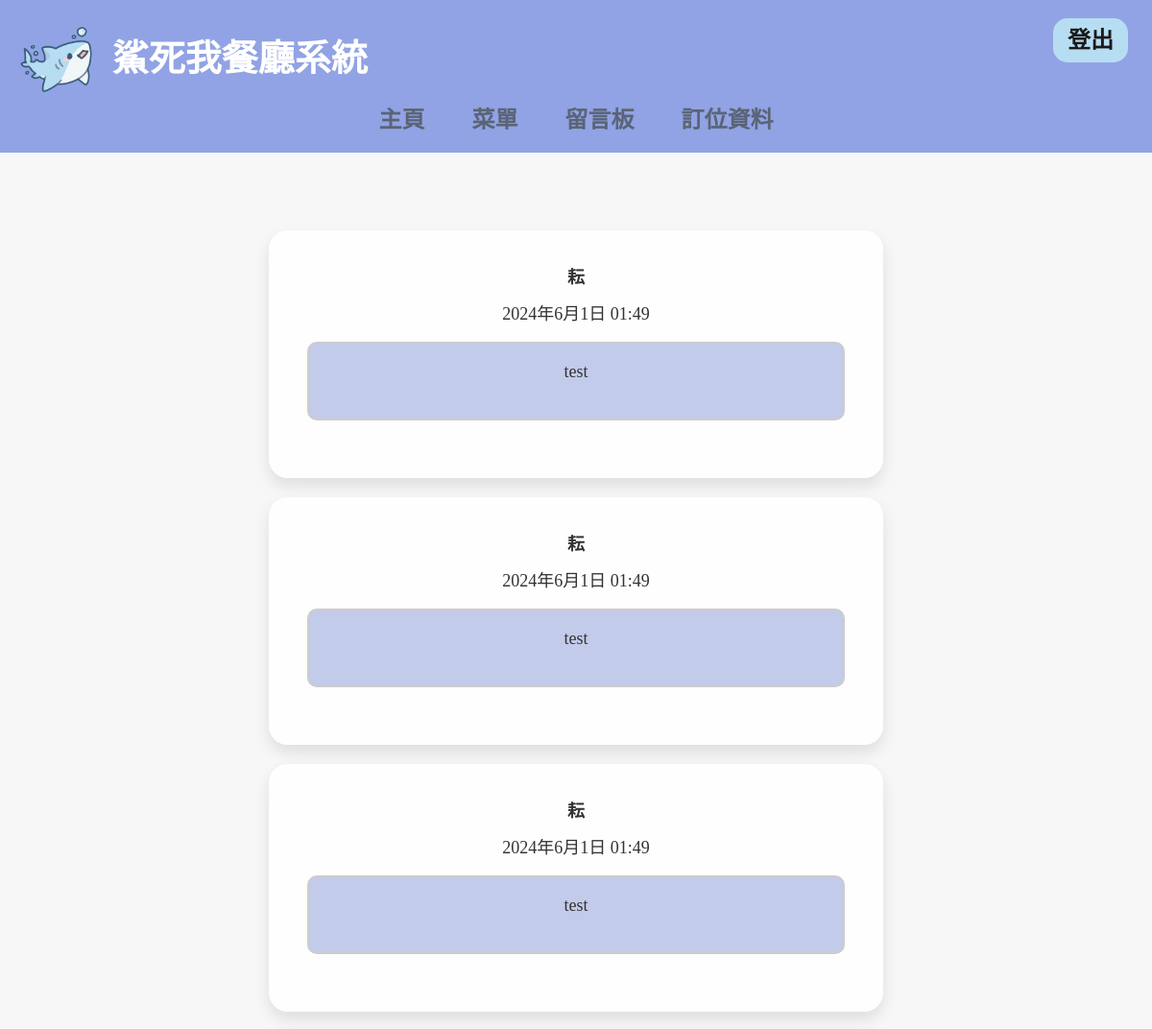
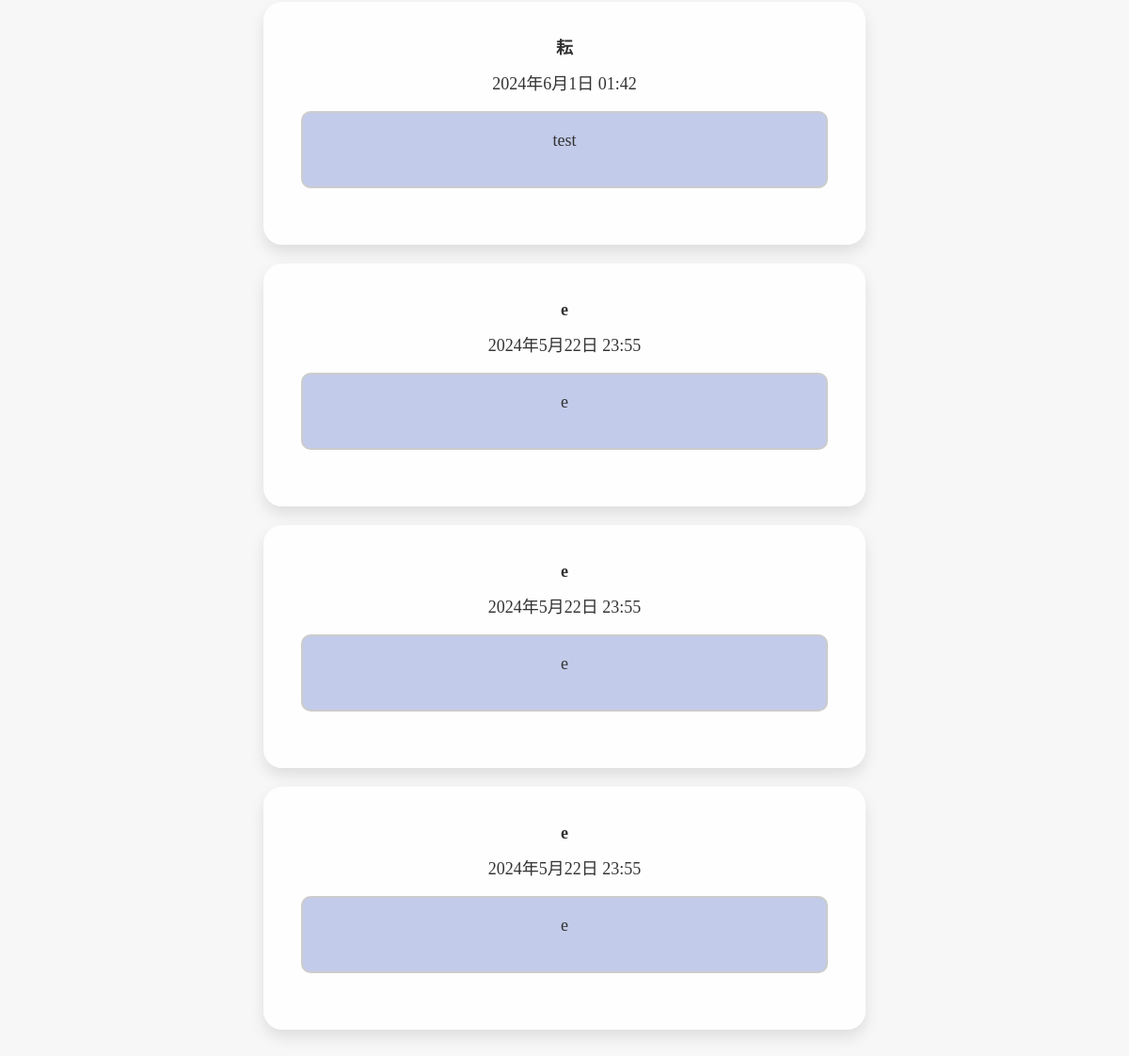
Page /comment/ (signed in) on the committed database (2 pictures, top to bottom).
### customer/models.py (models this page shows)
class Comment(models.Model):
    name=models.CharField(max_length=20, null=True)
    commenter=models.ForeignKey(User, on_delete=models.CASCADE)
    comment=models.TextField(max_length=500)
    uploadTime=models.DateTimeField(null=True, default=timezone.now())

### customer/views.py (the view, shortened to what this page needs)
# urls.py: path('comment/', comment, name='comment'),  #留言&留言查看
def comment(request):
    comments = Comment.objects.all().order_by('-uploadTime')  # 查詢所有資料
    if request.user.is_superuser:
        return render(request, 'readComment.html', locals())

### template/html/readComment.html (shortened to what this page needs)
<!DOCTYPE html>
<html lang="en">
<head>
</head>
<body style="margin-top: 200px;">
    {% include 'header.html' %}
    <div class="comment-container">
        {% if comments %}
            {% for c in comments %}
                <div class="comment-box">
                    <div class="comment-entry">
                        <p><strong>{{ c.name }}</strong></p>
                        <p>{{ c.uploadTime }}</p>
                        <div class="comment-content"><p>{{ c.comment }}</p></div>
                    </div>
                </div>
            {% endfor %}
        {% endif %}
    </div>
</body>
</html>

### static/CSS/header.css (style rules this page uses)
.head { width: 100%; }

### template/html/readComment.html (style rules this page uses)
body { font-family: Arial, sans-serif; margin: 0; padding: 0; background-color: #f7f7f7; }
.comment-container { display: flex; flex-wrap: wrap; justify-content: center; gap: 20px; padding: 40px; }
.comment-box { width: 560px; background-color: rgba(255, 255, 255, 0.85); padding: 40px; border-radius: 20px; box-shadow: 0 8px 16px rgba(0, 0, 0, 0.1); }
.comment-entry p { margin-bottom: 20px; font-size: 18px; color: #333; text-align: center; }
.comment-entry p strong { font-weight: bold; }
.comment-content { background-color: rgba(148, 163, 219, 0.55); padding: 20px; border: 2px solid #ccc; border-radius: 10px; margin-bottom: 20px; }

### rows in the picture
Comment: name "耘", uploadTime "2024年6月1日 01:49", comment "test"
Comment: name "耘", uploadTime "2024年6月1日 01:49", comment "test"
Comment: name "耘", uploadTime "2024年6月1日 01:49", comment "test"
Comment: name "耘", uploadTime "2024年6月1日 01:42", comment "test"
Comment: name "e", uploadTime "2024年5月22日 23:55", comment "e"
Comment: name "e", uploadTime "2024年5月22日 23:55", comment "e"
Comment: name "e", uploadTime "2024年5月22日 23:55", comment "e"
